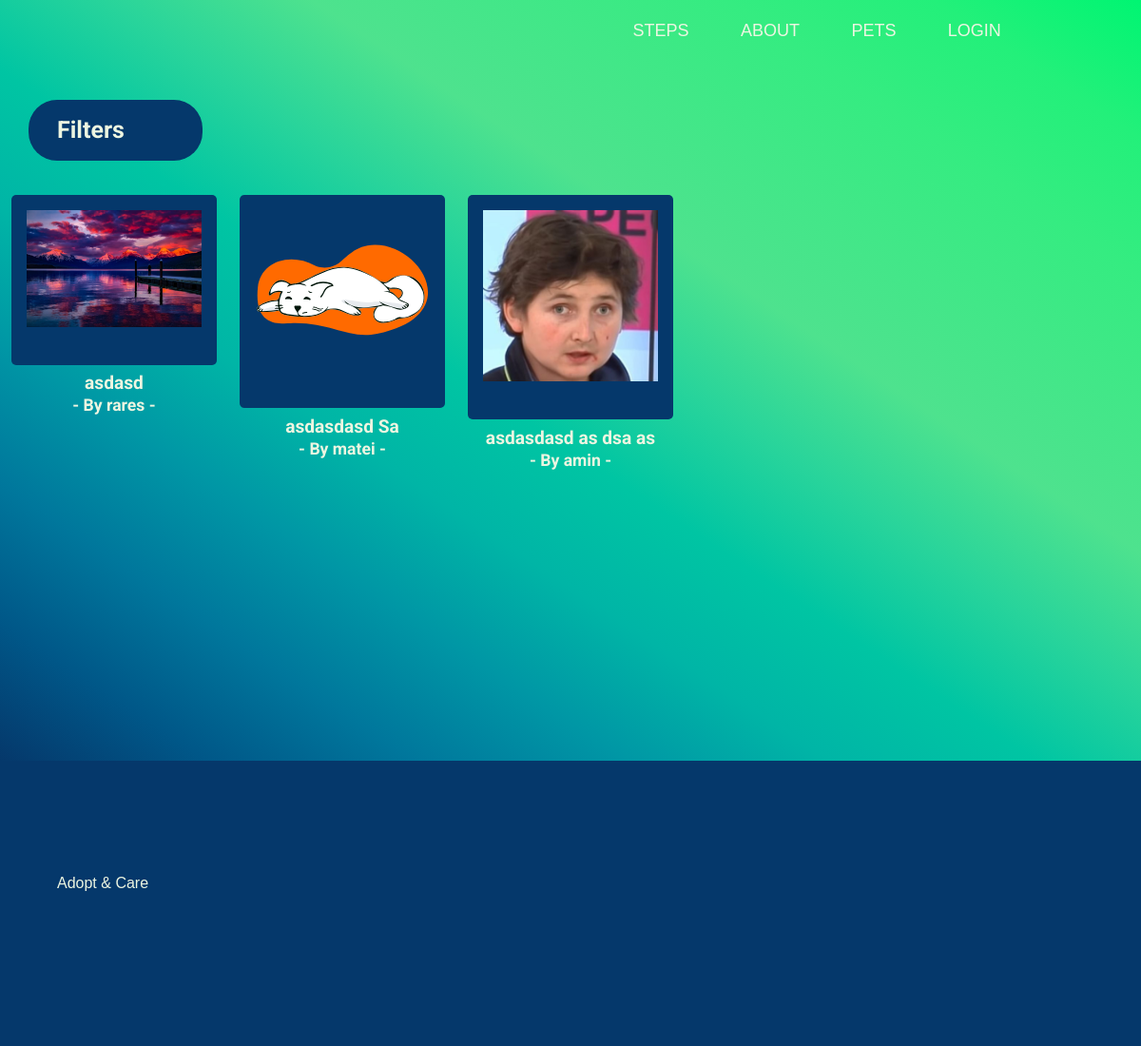
/pets/, run on the app's committed database.
### animals/models.py (models this page shows, shortened)
class Pet(models.Model):
    class AnimalCh(models.TextChoices):
        DOG = 'dog', _('Dog')
        CAT = 'cat', _('Cat')
        PARROT = 'parrot', _('Parrot')
        FISH = 'fish', _('Fish')
        HAMSTER = 'hamster', _('Hamster')
        LIZARD = 'lizard', _('Lizart')
        SNAKE = 'snake', _('Snake')
    class AgeCh(models.TextChoices):
        BABY = 'Baby (0 - 12 months)', _('Baby (0 - 12 months)')
        YOUNG = 'Young (12 - 30 months)', _('Young (12 - 30 months)')
        MEDIUM = 'Medium (30-60 months)', _('Medium (30-60 months)')
        OLD = 'Old (60-90 months)', _('Old (60-90 months)')
    class CareCh(models.TextChoices):
        EAZY = 'Eazy', _('Eazy')
        MEDIUM = 'Medium', _('Medium')
        HARD = 'Hard', _('Hard')
    class SizeCh(models.TextChoices):
        SMALL = 'Small ( < 1 kg)', _('Small ( < 1 kg)')
        MEDIUM = 'Medium ( < 3 kg)', _('Medium ( < 3 kg)')
        BIG = 'Big ( > 3 kg)', _('Big ( > 3 kg)')
    class GenderCh(models.TextChoices):
        MALE = "Male", _('Male')
        FEMALE = "Female", _('Female')
    user = models.ForeignKey(User, on_delete=models.CASCADE)
    name = models.CharField(max_length=200, blank=False, null=False)
    description = models.TextField(blank=False, null=False)
    imag1 = models.ImageField(blank=True, null=True)
    imag2 = models.ImageField(blank=True, null=True)
    imag3 = models.ImageField(blank=True, null=True)
    imag4 = models.ImageField(blank=True, null=True)
    imag5 = models.ImageField(blank=True, null=True)
    animal = models.CharField( choices=AnimalCh.choices, default=AnimalCh.DOG, max_length=200, blank=False, null=False)
    age = models.CharField(choices=AgeCh.choices, default=AgeCh.BABY, max_length=50, blank=False, null=False)
    de_rasa = models.BooleanField(default=False, blank=False, null=False)
    take_care = models.CharField(choices=CareCh.choices, default=CareCh.EAZY, max_length=100, blank=False, null=False)
    size = models.CharField(choices= SizeCh.choices, default=SizeCh.SMALL, max_length=100, blank=False, null=False)
    gender = models.CharField(choices=GenderCh.choices, default=GenderCh.MALE,  max_length=10)
    date = models.DateTimeField(auto_now_add=True)
    condition = models.IntegerField(default=8)

### animals/views.py (the view)
# urls.py: path('pets/', Pets, name="pets"),
def Pets(req):
    petss = filterPets(req)
    context = {
        "pets": petss.order_by('-id')
    }
    return render(req, 'animals/pets.html', context)

### animals/views.py (called while the page is built)
def verificare(category):
    return category != 'any' and category is not None

def filterPets(req):
    petss = Pet.objects.all()
    tip = req.GET.get("tip")
    age = req.GET.get("age")
    breed = req.GET.get("breed")
    take_care = req.GET.get("take_care")
    gender = req.GET.get("gender")
    size = req.GET.get("size")
    orderby = req.GET.get("orderby")
    if verificare(tip):
        petss = petss.filter(animal=tip)
    if breed == 'on':
        petss = petss.filter(de_rasa=True)
    else:
        print(breed)
    if verificare(age):
        petss = petss.filter(age=age)
    if verificare(take_care):
        petss = petss.filter(take_care=take_care)
    if verificare(size):
        petss = petss.filter(size=size)
    if verificare(gender):
        petss = petss.filter(gender=gender)
    return petss

### animals/templates/animals/pets.html (shortened to what this page needs)
{% extends 'animals/base.html' %} {% load static %} {% block content %}
<link rel="stylesheet" href="{% static '/css/pets.css' %}">
<div class="all">
  <button id="filters">
    <h1>Filters <lord-icon src="https://cdn.lordicon.com//rivoakkk.json" trigger="loop" stroke="100"
        colors="primary:#00f572,secondary:#ff6a00" style="width: 34px;
      height: 30px;
      margin-left: 18px;">
      </lord-icon>
    </h1>
  </button>
  <section class="grid grid--loading" style="width: 100vw;">
    <div class="grid__sizer"></div>
    {% for pet in pets %}
    <div class="grid__item">
        <div class="slider">
          {% if pet.imag1 %}
          <div class="slider__item">
            <img src="{{pet.imag1.url}}" alt="Dummy" />
          </div>
          {% endif %}
        </div>
        <a class="meta" href="{% url 'pet' pet.pk %}">
          <h3 class="meta__title">{{pet.name}}</h3>
          <span class="meta__brand">- By {{pet.user}} -</span>
        </a>
      </div>
      {% endfor %}
  </section>
</div>
{% endblock content %}

### static/css/pets.css (style rules this page uses)
.all { display: -webkit-box; display: -ms-flexbox; display: flex; padding-top: 69px; min-height: 100vh; -webkit-box-orient: horizontal; -webkit-box-direction: normal; -ms-flex-direction: row; flex-direction: row; -webkit-box-pack: start; -ms-flex-pack: start; justify-content: flex-start; -webkit-box-align: start; -ms-flex-align: start; align-items: flex-start; font-family: "Roboto", sans-serif; background-image: -webkit-gradient(linear, left bottom, right top, from(#05386b), color-stop(#005788), color-stop(#00779c), color-stop(#0096a5), color-stop(#00b5a6), color-stop(#00c5a3), color-stop(#28d49b), color-stop(#4ee28e), color-stop(#42e788), color-stop(#35ec81), color-stop(#23f07a), to(#00f572)); background-image: linear-gradient(to right top, #05386b, #005788, #00779c, #0096a5, #00b5a6, #00c5a3, #28d49b, #4ee28e, #42e788, #35ec81, #23f07a, #00f572); }
.all #filters { position: absolute; top: 105px; left: 30px; text-align: center; display: -webkit-box; display: -ms-flexbox; display: flex; -webkit-box-pack: center; -ms-flex-pack: center; justify-content: center; -webkit-box-align: center; -ms-flex-align: center; align-items: center; -webkit-user-select: none; -moz-user-select: none; -ms-user-select: none; user-select: none; width: -webkit-max-content; width: -moz-max-content; width: max-content; z-index: 10; background: transparent; outline: none; border: none; color: #edf5e1; -webkit-transition: 0.5s ease-in-out; transition: 0.5s ease-in-out; z-index: 111; }
.all #filters h1 { display: -webkit-box; display: -ms-flexbox; display: flex; padding: 17px 30px; background: #05386b; width: 100%; border-radius: 30px; color: #edf5e1; text-decoration: none; cursor: pointer; font-size: 25px; font-family: "Roboto", sans-serif; }
.flickity-enabled { position: relative; }
.flickity-enabled.is-draggable { -webkit-user-select: none; -moz-user-select: none; -ms-user-select: none; user-select: none; }
.grid { position: relative; overflow: hidden; max-width: 100vw; margin: 100px auto; padding: 1.5em 0 8em; text-align: center; -webkit-user-select: none; -moz-user-select: none; -ms-user-select: none; user-select: none; }
.grid:after { content: ""; display: block; clear: both; }
.grid__sizer { position: relative; float: left; width: 20%; padding: 0.75em; }
.grid__item { position: relative; float: left; width: 20%; padding: 0.75em; }
.no-touch .grid__sizer { padding: 0.75em 0.75em 1.25em; }
.no-touch .grid__item { padding: 0.75em 0.75em 1.25em; }
.no-touch .slider { padding: 0 0 1.25em; }
.slider { padding: 0; border-radius: 5px; background: #05386b; }
.slider__item { width: 100%; padding: 1em; }
.slider__item img { width: 100%; }
.meta { position: relative; margin: 10px 0 0; padding: 0 60px 0 0; text-align: left; }
.meta__brand { font-size: 1.1em; font-weight: bold; display: block; color: #edf5e1; text-align: center; }
.meta__title { font-size: 1.2em; font-weight: bold; margin: 0; padding: 0.4em 0 0.1em; color: #edf5e1; text-align: center; }
* { -webkit-box-sizing: border-box; box-sizing: border-box; }
*:after { -webkit-box-sizing: border-box; box-sizing: border-box; }
*:before { -webkit-box-sizing: border-box; box-sizing: border-box; }
html { overflow-y: scroll; font-size: 100%; margin: 0; padding: 0; }
body { font-size: 100%; margin: 0; padding: 0; }
a { text-decoration: none; color: #05386b; outline: none; }

### data on the page
Pet: imag1 (picture), name "asdasd", user "rares"
Pet: name "asdasdasd Sa", user "matei"
Pet: imag1 (picture), name "asdasdasd as dsa as", user "amin"
